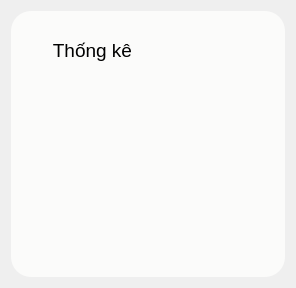
      <widget class="QWidget" name="statistic_screen">
       <layout class="QHBoxLayout" name="horizontalLayout_6">
        <item>
         <widget class="QWidget" name="widget_9" native="true">
          <property name="styleSheet">
           <string notr="true">QWidget{
	background-color: #FBFBFA;
	border-radius: 20px;
}</string>
          </property>
          <layout class="QVBoxLayout" name="verticalLayout_9">
           <item>
            <widget class="QPushButton" name="pushButton_26">
             <property name="font">
              <font>
               <family>Segoe UI</family>
               <pointsize>14</pointsize>
               <bold>false</bold>
              </font>
             </property>
             <property name="styleSheet">
              <string notr="true">max-height: 40px;
min-height: 40px;
max-width: 120px;
min-width: 120px;
margin-top: 10px;
margin-left: 10px;</string>
             </property>
             <property name="text">
              <string> Thống kê</string>
             </property>
             <property name="icon">
              <iconset>
               <normaloff>../Image/chart_bar_a.png</normaloff>../Image/chart_bar_a.png</iconset>
             </property>
             <property name="iconSize">
              <size>
               <width>32</width>
               <height>32</height>
              </size>
             </property>
            </widget>
           </item>
           <item>
            <widget class="QGraphicsView" name="pie_chart">
             <property name="styleSheet">
              <string notr="true"/>
             </property>
            </widget>
           </item>
          </layout>
         </widget>
        </item>
       </layout>
      </widget>
